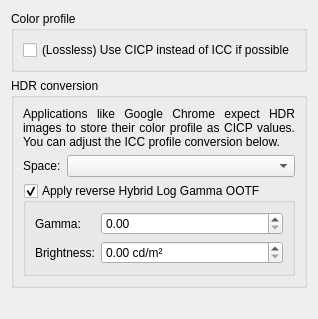
     <widget class="QWidget" name="tab">
      <attribute name="title">
       <string>Conversion settings</string>
      </attribute>
      <layout class="QVBoxLayout" name="verticalLayout_5">
       <item>
        <widget class="QGroupBox" name="colorProfileGrp">
         <property name="title">
          <string>Color profile</string>
         </property>
         <layout class="QFormLayout" name="formLayout_2">
          <item row="0" column="0">
           <widget class="QCheckBox" name="forceCicpLossless">
            <property name="toolTip">
             <string>&lt;html&gt;&lt;head/&gt;&lt;body&gt;&lt;p&gt;Use CICP if ICC profile is convertible to CICP on lossless, otherwise keep using ICC. Useful to make filesize even smaller (eg. for web delivery).&lt;/p&gt;&lt;/body&gt;&lt;/html&gt;</string>
            </property>
            <property name="text">
             <string>(Lossless) Use CICP instead of ICC if possible</string>
            </property>
           </widget>
          </item>
         </layout>
        </widget>
       </item>
       <item>
        <widget class="QGroupBox" name="hdrConversionGrp">
         <property name="title">
          <string>HDR conversion</string>
         </property>
         <layout class="QFormLayout" name="formLayout">
          <item row="0" column="0" colspan="2">
           <widget class="QLabel" name="explanationLabel">
            <property name="text">
             <string>Applications like Google Chrome expect HDR images to store their color profile as CICP values. You can adjust the ICC profile conversion below.</string>
            </property>
            <property name="alignment">
             <set>Qt::AlignJustify|Qt::AlignVCenter</set>
            </property>
            <property name="wordWrap">
             <bool>true</bool>
            </property>
           </widget>
          </item>
          <item row="1" column="0">
           <widget class="QLabel" name="spaceLabel">
            <property name="text">
             <string>Space:</string>
            </property>
           </widget>
          </item>
          <item row="1" column="1">
           <widget class="QComboBox" name="cmbConversionPolicy"/>
          </item>
          <item row="2" column="0" colspan="2">
           <widget class="QGroupBox" name="chkHLGOOTF">
            <property name="toolTip">
             <string>&lt;html&gt;&lt;head/&gt;&lt;body&gt;&lt;p&gt;Hybrid Log Gamma needs an extra conversion step in between, as Solstice currently cannot send HLG data directly to the display. Therefore we apply the HLG opto-optical curve to convert from display to scene linear.&lt;/p&gt;&lt;/body&gt;&lt;/html&gt;</string>
            </property>
            <property name="title">
             <string>Apply reverse Hybrid Log Gamma OOTF</string>
            </property>
            <property name="checkable">
             <bool>true</bool>
            </property>
            <layout class="QFormLayout" name="formLayout_9">
             <item row="0" column="0">
              <widget class="QLabel" name="label_3">
               <property name="text">
                <string>Gamma:</string>
               </property>
              </widget>
             </item>
             <item row="0" column="1">
              <widget class="QDoubleSpinBox" name="spnGamma">
               <property name="toolTip">
                <string>&lt;html&gt;&lt;head/&gt;&lt;body&gt;&lt;p&gt;Display gamma. By default this is 1.2 for converting from PQ.&lt;/p&gt;&lt;/body&gt;&lt;/html&gt;</string>
               </property>
               <property name="maximum">
                <double>3.000000000000000</double>
               </property>
              </widget>
             </item>
             <item row="1" column="0">
              <widget class="QLabel" name="label_4">
               <property name="text">
                <string>Brightness:</string>
               </property>
              </widget>
             </item>
             <item row="1" column="1">
              <widget class="QDoubleSpinBox" name="spnNits">
               <property name="toolTip">
                <string>&lt;html&gt;&lt;head/&gt;&lt;body&gt;&lt;p&gt;The display brightness in nits. By default this is set to 1000 for converting from PQ.&lt;/p&gt;&lt;/body&gt;&lt;/html&gt;</string>
               </property>
               <property name="suffix">
                <string> cd/m²</string>
               </property>
               <property name="maximum">
                <double>100000.000000000000000</double>
               </property>
               <property name="value">
                <double>0.000000000000000</double>
               </property>
              </widget>
             </item>
            </layout>
           </widget>
          </item>
         </layout>
        </widget>
       </item>
       <item>
        <spacer name="verticalSpacer_2">
         <property name="orientation">
          <enum>Qt::Vertical</enum>
         </property>
         <property name="sizeHint" stdset="0">
          <size>
           <width>20</width>
           <height>20</height>
          </size>
         </property>
        </spacer>
       </item>
      </layout>
     </widget>
